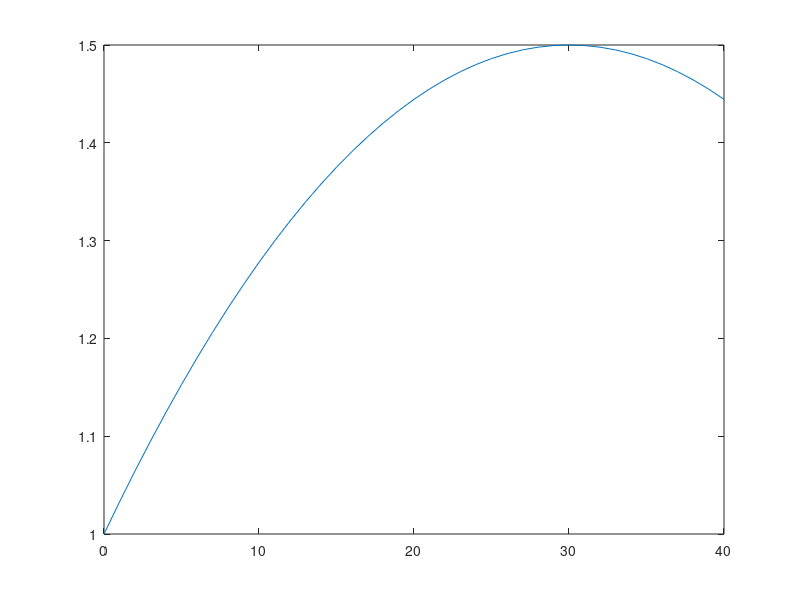

MATLAB code for this plot: (Note: this script raises an error after producing the figure.)
%% DEMDP15 Lifecycle Consumption-Saving Model
%
% In the lifecycle consumption-saving model, an agent works from period 1
% to period T, earning a known income y(t) in each period t, a portion g of
% which he is required to pay into a pension fund. In this code, the Euler
% conditions are solved as a nonlinear complementarity problem using
% ncpsolve.

% Endogenous Variable
%     x       net ending liquid assets (x<0 implies borrowing)
% Parameters
%     g       pension contribution rate (proportion of income)
%     r       interest rate earned by assets and paid on debt
%     alpha   agent's constant relative risk aversion
%     T       number of working periods
%     tmax    period of maximum income
%     ymax    maximum income (income at t=1 is 1)
%     k       borrowing limit as a proportion of income
%     delta   agent's subjective discount factor
% Derived Parameters
%     R       gross interest rate (1+r)
%     y       income per period
%     d       disposable income per period

% Preliminary tasks
close all
clear all


%% FORMULATION

% Numerical control parameters
nplot = 25;         % number of parameter values plotted

% Base case model parameters
g     = 0.0;        % pension contribution rate (proportion of income)
r     = 0.1;        % interest rate earned by assets, paid on debt
alpha =   4;        % agent's relative risk aversion
T     =  40;        % number of periods until retirement
k     = 0.5;        % borrowing limit as a proportion of income
delta = 0.9;        % agent's subjective discount factor
tmax  = 0.75*T;     % period of maximum income
ymax  = 1.5;        % maximum income (income=1 at t=0)

% Derived parameters
t = (0:T)';         % time periods
R = 1+r;            % gross interest rate

% Utility function and derivative
u    = @(c) c.^(1-alpha)/(1-alpha);
uder = @(c) c.^(-alpha);

% Income stream
c = 2*(ymax-1)/tmax^2;
b = tmax*c;
y = 1 + b*t - 0.5*c*t.^2;

% Plot income stream
figure
plot(t,y)
ytickformat('%.1f')
title('Agent''s Income Stream')
xlabel('Period')
ylabel('Income')

% Disposable income stream
d = (1-g)*y;

% Value of pension at retirement
G = g*sum(y.*(R.^(T-t+1)));


%% BASE CASE MODEL SOLUTION

% Solve Euler conditions as nonlinear complementarity problem
[x,e] = ncpsolve(@F,-k*d,inf,0.2*d,d,T,delta,R,r,G,uder);

% Consumption
c = R*[0;x(1:T)] + d - x;
if any(c<0), disp('WARNING: Negative Consumption'), end

% Plot conumption and liquid assets over time
figure
hold on
plot(t,[c x])
plothdash([],0)
title('Consumption and Liquid Assets')
xlabel('Period')
ylabel('Amount')
legend('Consumption','Liquid Assets')

% Compute equivalent constant lifetime consumption 
U = sum((delta.^t).*u(c)) + (delta^T/(1-delta))*u(r*(G+R*x(T+1)));
clife = ((1-delta)*(1-alpha)*U)^(1/(1-alpha));

% Print output
fprintf('\n')
fprintf('Liquid Assets at Retirement               %5.2f\n',G+R*x(T))
fprintf('Equivalent Lifetime Constant Consumption  %5.2f\n',clife)
fprintf('Norm of Euler Equation                 %5.2e\n\n',norm(e))


%% PARAMETRIC SENSITIVITY ANALYSIS - BORROWING LIMITS

% Solve for Different Borrowing Limits
kvec = [0 1 2];
N = length(kvec);

% Solve Euler Conditions
x = zeros(T+1,N);
for i=1:N
  x(:,i) = ncpsolve(@F,-kvec(i)*d,inf,0.1*d,y,T,delta,R,r,G,uder);
end
s = R*[zeros(1,N);x(1:T,:)];

% Plot liquid assets
figure
hold on
plot(t,s)
plothdash([],0)
title('Liquid Assets - Different Borrowing Limits')
xlabel('Period')
ylabel('Liquid Assets')
legend('$k=0$','$k=1$','$k=2$')


%% PARAMETRIC SENSITIVITY ANALYSIS - INTEREST RATES

% Solve for Different Interest Rates
rvec = [0.05 0.10 0.15];
Rvec = 1+rvec;
Gvec = g*sum(y.*(Rvec.^(T-t+1)));
N = length(rvec);

% Solve Euler Conditions
x = zeros(T+1,N);
for i=1:N
  x(:,i) = ncpsolve(@F,-k*d,inf,0.1*d,y,T,delta,Rvec(i),rvec(i),Gvec(i),uder);
end
s = Rvec.*[zeros(1,N);x(1:T,:)];

% Plot liquid assets
figure
hold on
plot(t,s)
plothdash([],0)
title('Liquid Assets - Different Interest Rates')
xlabel('Period')
ylabel('Liquid Assets')
legend('$r=0.05$','$r=0.10$','$r=0.15$')


%% PARAMETRIC SENSITIVITY ANALYSIS - PENSION CONTRIBUTION RATES

% Solve for Different Pension Contribution Rates
gvec = [0.0 0.1 0.2];
Gvec = gvec*sum(y.*(R.^(T-t+1)));
N = length(gvec);

% Solve Euler Conditions
x = zeros(T+1,N);
for i=1:N
  x(:,i) = ncpsolve(@F,-k*d,inf,0.1*d,y,T,delta,R,r,Gvec(i),uder);
end
s = R*[zeros(1,N);x(1:T,:)];

% Plot liquid assets
figure
hold on
plot(t,s)
plothdash([],0)
title('Liquid Assets - Different Pension Fund Contribution Rates')
xlabel('Period')
ylabel('Liquid Assets')
legend('$g=0.0$','$g=0.1$','$g=0.2$')


%% OTHER PARAMETRIC SENSITIVITY ANALYSIS

% Initialization
clife = zeros(nplot,1);

fprintf('Varying Interest Rate\n')
rmin = 0.01;
rmax = 0.30;
rplot = nodeunif(nplot,rmin,rmax);
for ip=1:nplot
  Rplot = 1+rplot(ip);
  Gplot = g*sum(y.*(Rplot.^(T-t+1)));
  x = ncpsolve(@F,-k*d,inf,0.2*d,d,T,delta,Rplot,rplot(ip),Gplot,uder);
  c = Rplot*[0;x(1:T)] + d - x;
  U = sum((delta.^t).*u(c)) + (delta^T/(1-delta))*u(rplot(ip)*(Gplot+Rplot*x(T+1)));
  clife(ip) = ((1-delta)*(1-alpha)*U)^(1/(1-alpha));
end
figure
plot(rplot,clife)
xlim([0.0 0.3])
ylim([0.8 1.2])
xticks(0.0:0.1:0.3)
yticks(0.8:0.1:1.2)
xtickformat('%.1f')
ytickformat('%.1f')
xlabel('Interest Rate')
ylabel('Equivalent Constant Consumption')

fprintf('Varying Pension Contribution Rate\n')
gmin = 0.0;
gmax = 0.3;
gplot = nodeunif(nplot,gmin,gmax);
for ip=1:nplot
  Gplot = gplot(ip)*sum(y.*(R.^(T-t+1)));
  dplot = (1-gplot(ip))*y;
  x = ncpsolve(@F,-k*dplot,inf,0.2*dplot,dplot,T,delta,R,r,Gplot,uder);
  c = R*[0;x(1:T)] + dplot - x;
  U = sum((delta.^t).*u(c)) + (delta^T/(1-delta))*u(r*(Gplot+R*x(T+1)));
  clife(ip) = ((1-delta)*(1-alpha)*U)^(1/(1-alpha));
end
figure
plot(gplot,clife)
ylim([0.8 1.2])
xticks(0.0:0.1:0.3)
yticks(0.8:0.1:1.2)
xtickformat('%.1f')
ytickformat('%.1f')
xlabel('Pension Contribution Rate')
ylabel('Equivalent Constant Consumption')

fprintf('Varying Borrowing Limit\n')
kmin = 0.0;
kmax = 1.0;
kplot = nodeunif(nplot,kmin,kmax);
for ip=1:nplot
  x = ncpsolve(@F,-kplot(ip)*d,inf,0.2*d,d,T,delta,R,r,G,uder);
  c = R*[0;x(1:T)] + d - x;
  U = sum((delta.^(t-1)).*u(c)) + (delta^T/(1-delta))*u(r*(G+R*x(T+1)));
  clife(ip) = ((1-delta)*(1-alpha)*U)^(1/(1-alpha));
end
figure
plot(kplot,clife)
ylim([0.8 1.2])
yticks(0.8:0.1:1.2)
xtickformat('%.1f')
ytickformat('%.1f')
xlabel('Borrowing Limit')
ylabel('Equivalent Constant Consumption')

fprintf('Varying Relative Risk Aversion\n')
alphamin = 1;
alphamax = 5;
alphaplot = nodeunif(nplot,alphamin,alphamax);
for ip=1:nplot
  uplot    = @(c) c.^(1-alphaplot(ip))/(1-alphaplot(ip));
  uderplot = @(c) c.^(-alphaplot(ip));
  x = ncpsolve(@F,-k*d,inf,0.5*d,d,T,delta,R,r,G,uderplot);
  c = R*[0;x(1:T)] + d - x;
  U = sum((delta.^(t-1)).*uplot(c)) + (delta^T/(1-delta))*uplot(r*(G+R*x(T+1)));
  clife(ip) = ((1-delta)*(1-alphaplot(ip))*U)^(1/(1-alphaplot(ip)));
end
figure
plot(alphaplot,clife)
ylim([0.8 1.2])
xticks(1:1:5)
yticks(0.8:0.1:1.2)
ytickformat('%.1f')
xlabel('Relative Risk Aversion')
ylabel('Equivalent Constant Consumption')


%% SAVE FIGURES
printfigures(mfilename)


%% FUNCTION FILE
function [f,J] = F(x,y,T,delta,R,r,G,uder)
ud = [uder(R*[0;x(1:T)]+y-x); (r/(1-delta))*uder(r*(G+R*x(T+1))) ];
t = (1:T+1)';
f = -ud(t) + delta*R*ud(t+1);
J = [];
end